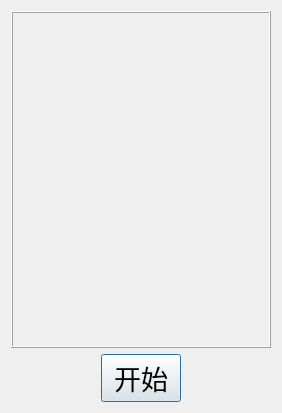
<?xml version="1.0" encoding="UTF-8"?>
<ui version="4.0">
 <class>LotteryDialog</class>
 <widget class="QDialog" name="LotteryDialog">
  <property name="geometry">
   <rect>
    <x>0</x>
    <y>0</y>
    <width>282</width>
    <height>413</height>
   </rect>
  </property>
  <property name="font">
   <font>
    <pointsize>20</pointsize>
   </font>
  </property>
  <property name="windowTitle">
   <string>摇摇乐</string>
  </property>
  <layout class="QVBoxLayout" name="verticalLayout">
   <item>
    <widget class="QFrame" name="m_frame">
     <property name="sizePolicy">
      <sizepolicy hsizetype="Preferred" vsizetype="Expanding">
       <horstretch>0</horstretch>
       <verstretch>0</verstretch>
      </sizepolicy>
     </property>
     <property name="frameShape">
      <enum>QFrame::Box</enum>
     </property>
     <property name="frameShadow">
      <enum>QFrame::Raised</enum>
     </property>
    </widget>
   </item>
   <item>
    <layout class="QHBoxLayout" name="horizontalLayout">
     <item>
      <spacer name="horizontalSpacer">
       <property name="orientation">
        <enum>Qt::Horizontal</enum>
       </property>
       <property name="sizeHint" stdset="0">
        <size>
         <width>40</width>
         <height>20</height>
        </size>
       </property>
      </spacer>
     </item>
     <item>
      <widget class="QPushButton" name="m_button">
       <property name="text">
        <string>开始</string>
       </property>
      </widget>
     </item>
     <item>
      <spacer name="horizontalSpacer_2">
       <property name="orientation">
        <enum>Qt::Horizontal</enum>
       </property>
       <property name="sizeHint" stdset="0">
        <size>
         <width>40</width>
         <height>20</height>
        </size>
       </property>
      </spacer>
     </item>
    </layout>
   </item>
  </layout>
 </widget>
 <layoutdefault spacing="6" margin="11"/>
 <resources/>
 <connections/>
</ui>
